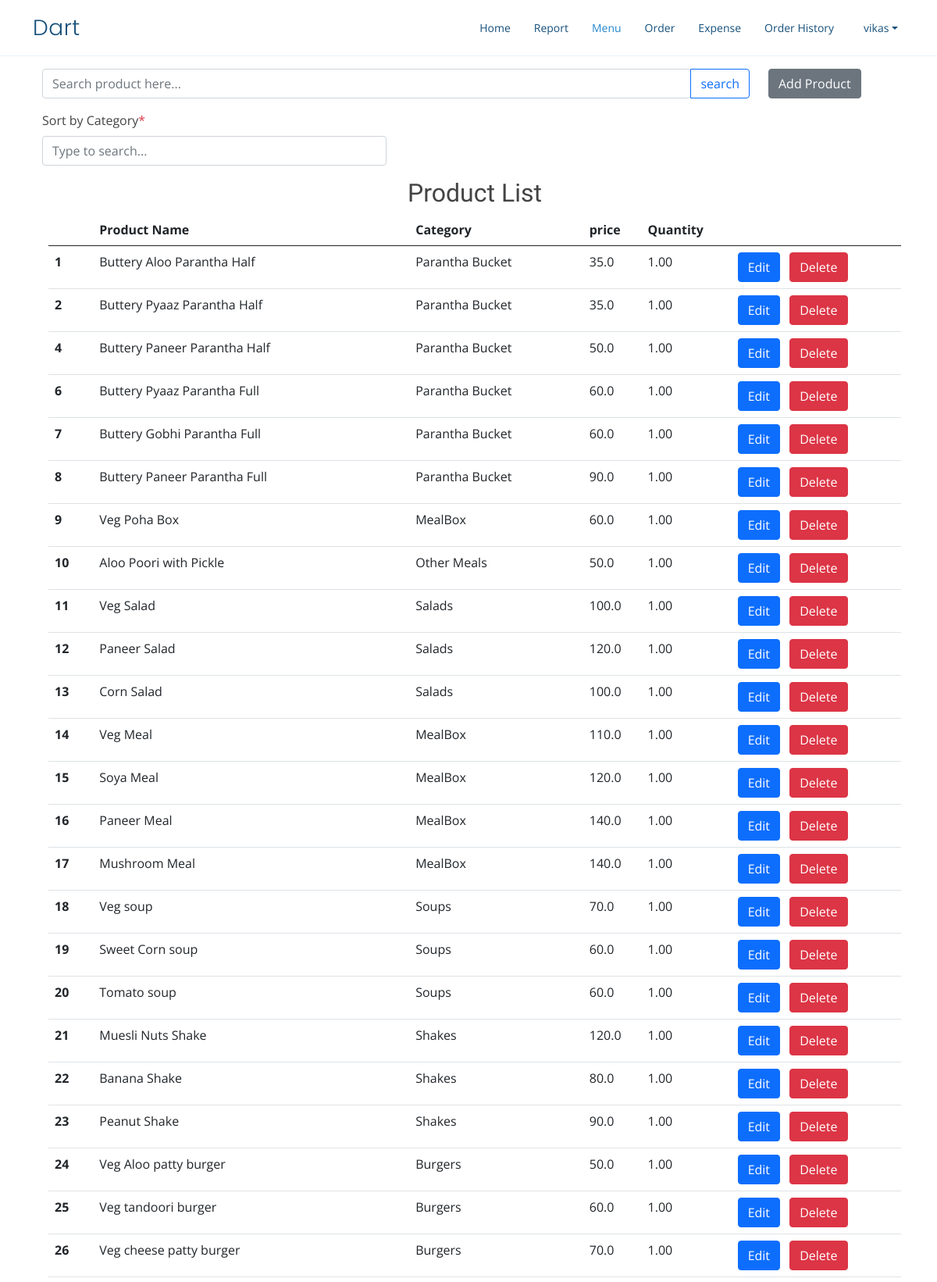
The page /product (signed in, upper part) on the database its author committed.
### home/models.py (models this page shows, shortened)
class Product(models.Model):
    name = models.CharField(max_length=200, null=True)
    price = models.FloatField(null=True)
    description = models.CharField(max_length=200, null=True,blank=True)
    unit = models.CharField(max_length=50,null=True,blank=True)
    qty=models.DecimalField( max_digits=10, decimal_places=2)
    date_created = models.DateTimeField(auto_now_add=True, null=True)
    user=models.ForeignKey(User,on_delete=models.CASCADE,related_name='product')
    category=models.ForeignKey(ProductCategory,null=True,blank=True,on_delete=models.CASCADE)
    is_active=models.BooleanField(default=True)

class ProductCategory(models.Model):
    user=models.ForeignKey(User,on_delete=models.CASCADE)
    category=models.CharField(max_length=100)
    objects=ProductCategoryManager()
    def __str__(self):
        return self.category

### home/views.py (the view)
# urls.py: path('product', views.product,name='product'),
@login_required
def product(request):
    products=Product.objects.filter(user=request.user)
    categories=ProductCategory.objects.filter(user=request.user)
    param={'products':products,'categories':categories}
    return render(request,'productList.html',param)

### templates/productList.html (shortened to what this page needs)
{% extends 'base.html' %}
{% block productActive %}active{% endblock productActive %}
{% block body %}
<div class="container">
    <div class="container my-2">
      <div class="row">
        <div class="col-sm-10">
        <div class="input-group mt-2" id="phone" >
            <input type="search" id="search" class="form-control rounded" placeholder="Search product here..." aria-label="Search" aria-describedby="search-addon"/>
            <button type="button" id="searchBtn" onclick=check() class="btn btn-outline-primary">search</button>
          </div>
        </div>
        <div class="col-sm-2 my-2">
          <a href="{% url 'addProduct' %}" class="btn btn btn-secondary float-right">Add Product</a>
        </div>
      </div>
      <div class="row">
        <div class="col-sm-5 my-2">
          <label for="category" class="form-label">Sort by Category<span class="text-danger ">*</span></label>
          <input class="form-control dropdown-toggle"  oninput="update()" id="category" name="category" placeholder="Type to search..." data-bs-toggle="dropdown" autocomplete="off">
        </div>
      </div>
    </div>
    <div class="container mx-2" id="productList">
        <h2 class="text-center">Product List</h2>
        <table class="table table-hover">
            <thead>
              <tr>
                <th scope="col"></th>
                <th scope="col">Product Name</th>
                <th scope="col">Category</th>
                <th scope="col">price</th>
                <th scope="col">Quantity</th>
                <th scope="col"></th>
              </tr>
            </thead>
            <tbody>
                {% for product in products %}
                {% if product.is_active %}
              <tr class="rowItems">
                <th scope="row">{{ forloop.counter }}</th>
                <td>{{product.name}}</td>
                {% if product.category %}
                <td class="category">{{product.category}}</td>
                {% else %}
                <td></td>
                {% endif %}
                <td>{{product.price}}</td>
                <td>{{product.qty}}</td>
                <td><a href={% url 'editProduct' product.id %} class="btn btn-primary">Edit</a>
                    <a href={% url 'deleteProduct' product.id %} class="btn btn-danger mx-2">Delete</a></td>
              </tr>
              {% endif %}
              {% endfor %}
            </tbody>
          </table>
    </div>
</div>
{% endblock body %}

### templates/base.html (shortened to what this page needs)
<!doctype html>
{% load static %}
<html lang="en">
<head>
  <link href="https://cdn.jsdelivr.net/npm/bootstrap@5.0.2/dist/css/bootstrap.min.css" rel="stylesheet"
>
  <link href="{% static 'vendor/aos/aos.css' %}" rel="stylesheet">
  <link href="{% static 'vendor/bootstrap-icons/bootstrap-icons.css' %}" rel="stylesheet">
  <link href="{% static 'vendor/boxicons/css/boxicons.min.css' %}" rel="stylesheet">
  <link href="{% static 'vendor/glightbox/css/glightbox.min.css' %}" rel="stylesheet">
  <link href="{% static 'vendor/remixicon/remixicon.css' %}" rel="stylesheet">
  <link href="{% static 'vendor/swiper/swiper-bundle.min.css' %}" rel="stylesheet">
  <link href={% static 'css/base.css' %} rel="stylesheet">
</head>
<body>
  <header id="header" class="fixed-top">
    <div class="container d-flex align-items-center justify-content-between">
      <h1 class="logo"><a href={% url 'home' %}>Dart</a></h1>
      <nav id="navbar" class="navbar">
        <ul>
          <li><a class="nav-link scrollto {% block homeActive %}{% endblock homeActive %}" href="{% url 'home' %}">Home</a></li>
          <li><a class="nav-link scrollto {% block reportActive %}{% endblock reportActive %}" href="{% url 'report' %}">Report</a></li>
          <li><a class="nav-link scrollto {% block productActive %}{% endblock productActive %}" href="{% url 'product' %}">Menu</a></li>
          <li><a class="nav-link scrollto o {% block orderActive %}{% endblock orderActive %}" href={% url 'order' %} {% block orderTarget %}{% endblock orderTarget %}>Order</a></li>
          <li><a class="nav-link scrollto o {% block expenseActive %}{% endblock expenseActive %}" href={% url 'expense' %}>Expense</a></li>
          <li><a class="nav-link scrollto {% block historyActive %}{% endblock historyActive %}" href="{% url 'order-history' %}">Order History</a></li>
          <li class="nav-item dropdown">
            <a class="nav-link dropdown-toggle mx-2" href="#" id="userDropdown" role="button" data-bs-toggle="dropdown"
              aria-expanded="false">{{request.user}}
            </a>
          </li>
        </ul>
      </nav>
    </div>
  </header>
<br>
<br>
<br>
  {% block body %}{% endblock body %}
</body>
</html>

### static/css/base.css (style rules this page uses)
body { font-family: "Open Sans", sans-serif; color: #444444; }
a { color: #2487ce; text-decoration: none; }
h1, h2, h3, h4, h5, h6 { font-family: "Raleway", sans-serif; }
#header { transition: all 0.5s; background: #fff; z-index: 997; padding: 15px 0; border-bottom: 1px solid #e6f2fb; }
#header .logo { font-size: 28px; margin: 0; padding: 0; line-height: 1; font-weight: 300; letter-spacing: 0.5px; font-family: "Poppins", sans-serif; }
#header .logo a { color: #16507b; }
.navbar { padding: 0; }
.navbar ul { margin: 0; padding: 0; display: flex; list-style: none; align-items: center; }
.navbar li { position: relative; }
.navbar a, .navbar a:focus { display: flex; align-items: center; justify-content: space-between; padding: 10px 0 10px 30px; font-size: 14px; color: #16507b; white-space: nowrap; transition: 0.3s; }
.navbar a:hover, .navbar .active, .navbar .active:focus, .navbar li:hover > a { color: #2487ce; }

### rows shown on the page
Product: name "Buttery Aloo Parantha Half", category "Parantha Bucket", price "35.0", qty "1.00"
Product: name "Buttery Pyaaz Parantha Half", category "Parantha Bucket", price "35.0", qty "1.00"
Product: name "Buttery Paneer Parantha Half", category "Parantha Bucket", price "50.0", qty "1.00"
Product: name "Buttery Pyaaz Parantha Full", category "Parantha Bucket", price "60.0", qty "1.00"
Product: name "Buttery Gobhi Parantha Full", category "Parantha Bucket", price "60.0", qty "1.00"
Product: name "Buttery Paneer Parantha Full", category "Parantha Bucket", price "90.0", qty "1.00"
Product: name "Veg Poha Box", category "MealBox", price "60.0", qty "1.00"
Product: name "Aloo Poori with Pickle", category "Other Meals", price "50.0", qty "1.00"
Product: name "Veg Salad", category "Salads", price "100.0", qty "1.00"
Product: name "Paneer Salad", category "Salads", price "120.0", qty "1.00"
Product: name "Corn Salad", category "Salads", price "100.0", qty "1.00"
Product: name "Veg Meal", category "MealBox", price "110.0", qty "1.00"
Product: name "Soya Meal", category "MealBox", price "120.0", qty "1.00"
Product: name "Paneer Meal", category "MealBox", price "140.0", qty "1.00"
Product: name "Mushroom Meal", category "MealBox", price "140.0", qty "1.00"
Product: name "Veg soup", category "Soups", price "70.0", qty "1.00"
Product: name "Sweet Corn soup", category "Soups", price "60.0", qty "1.00"
Product: name "Tomato soup", category "Soups", price "60.0", qty "1.00"
Product: name "Muesli Nuts Shake", category "Shakes", price "120.0", qty "1.00"
Product: name "Banana Shake", category "Shakes", price "80.0", qty "1.00"
Product: name "Peanut Shake", category "Shakes", price "90.0", qty "1.00"
Product: name "Veg Aloo patty burger", category "Burgers", price "50.0", qty "1.00"
Product: name "Veg tandoori burger", category "Burgers", price "60.0", qty "1.00"
Product: name "Veg cheese patty burger", category "Burgers", price "70.0", qty "1.00"

### other values the page prints
{{ request.user }} "vikas"
